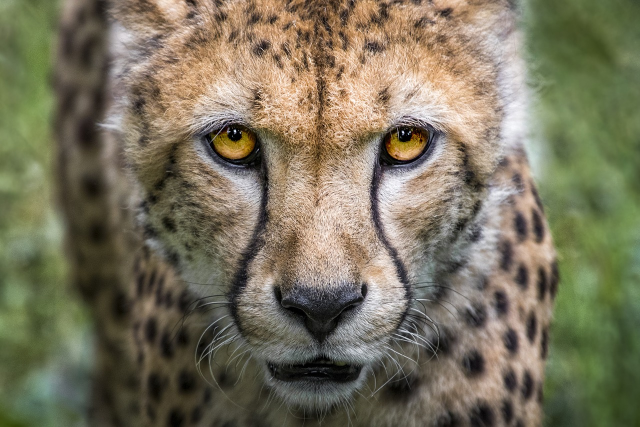
#> input picture output/train/cheetah/0238989e-1c32-4529-b438-1bcf0d6419e5.jpg, 1280 x 853 px (shown at 1/2 size); its folder holds only this picture in this run
$ jupyter execute --allow-errors Image_classification.ipynb
#> lines starting #> are read from the running program, lines starting #| are printed output that depends on the picture
[cell 1]
import matplotlib.pyplot as plt
from sklearn.metrics import confusion_matrix
import seaborn as sns
import pandas as pd

import keras
from keras.models import Sequential
from tensorflow.keras.layers import *
from keras.preprocessing.image import ImageDataGenerator
from keras.optimizers import Adam, RMSprop, Adagrad, Adamax, SGD

from sklearn.metrics import classification_report,confusion_matrix
from sklearn.model_selection import KFold

import tensorflow as tf

import cv2
import os

import numpy as np

# Dataset preparation

Dataset downloaded from: https://www.kaggle.com/datasets/patriciabrezeanu/big-cats-image-classification-dataset?resource=download

## Reading color images

[cell 2]
#import splitfolders
#splitfolders.ratio('animals', output="output", seed=1337, ratio=(.8, 0.2))

[cell 3]
labels = ['cheetah', 'leopard', 'lion', 'tiger']
img_size = 128

def get_data(data_dir):
#> called with data_dir = 'output/train'
    data = []
    for label in labels:
        path = os.path.join(data_dir, label)
        class_num = labels.index(label)
        for img in os.listdir(path):
            try:
                img_arr = cv2.imread(os.path.join(path, img))[...,::-1] #convert BGR to RGB format
                resized_arr = cv2.resize(img_arr, (img_size, img_size))
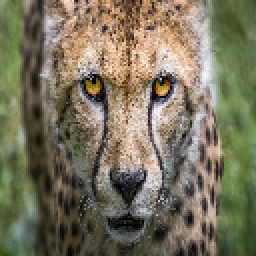
#> resized_arr: shape (128, 128, 3) (shown 2 times larger); mean R, G, B 120.9, 115.1, 93.3
                data.append([resized_arr, class_num])
            except Exception as e:
                print(e)
    return np.array(data)

#> (a cell that did not finish here is left out)

#> (a cell that did not finish here is left out)

#> (a cell that did not finish here is left out)

[cell 7]
rows=2
cols = 2

fig, axes = plt.subplots(nrows=rows, ncols=cols, figsize=(10,10))

#> (the rest of this cell did not finish here and is left out)

# Grayscale image preparation

[cell 8]
def get_gray_data(data_dir):
#> called with data_dir = 'output/train'
    data = []
    for label in labels:
        path = os.path.join(data_dir, label)
        class_num = labels.index(label)
        for img in os.listdir(path):
            try:
                img_arr = cv2.imread(os.path.join(path, img))
#> img_arr is the input picture: shape (853, 1280, 3); mean B, G, R 93.4, 115.2, 120.9
                resized_arr = cv2.resize(img_arr, (img_size, img_size))
                gray = cv2.cvtColor(resized_arr, cv2.COLOR_BGR2GRAY)
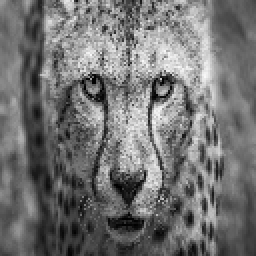
#> gray: shape (128, 128) (shown 2 times larger); min 0, max 249, mean 114.3
                data.append([gray, class_num])
            except Exception as e:
                print(e)
    return np.array(data)

#> (a cell that did not finish here is left out)

[cell 10]
rows=2
cols = 2

fig, axes = plt.subplots(nrows=rows, ncols=cols, figsize=(10,10))

#> (the rest of this cell did not finish here and is left out)

# Noise filtering

[cell 11]
def get_gray_filtered_data(data_dir):
#> called with data_dir = 'output/train'
    data = []
    for label in labels:
        path = os.path.join(data_dir, label)
        class_num = labels.index(label)
        for img in os.listdir(path):
            try:
                img_arr = cv2.imread(os.path.join(path, img))
                resized_arr = cv2.resize(img_arr, (img_size, img_size))
                gray = cv2.cvtColor(resized_arr, cv2.COLOR_BGR2GRAY)
                blur = cv2.GaussianBlur(gray, (0,0), sigmaX=1, sigmaY=1)
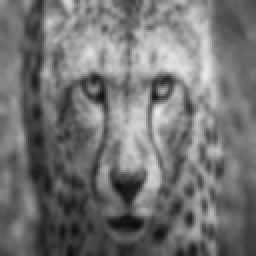
#> blur: shape (128, 128) (shown 2 times larger); min 11, max 236, mean 114.4
                data.append([blur, class_num])
            except Exception as e:
                print(e)
    return np.array(data)
